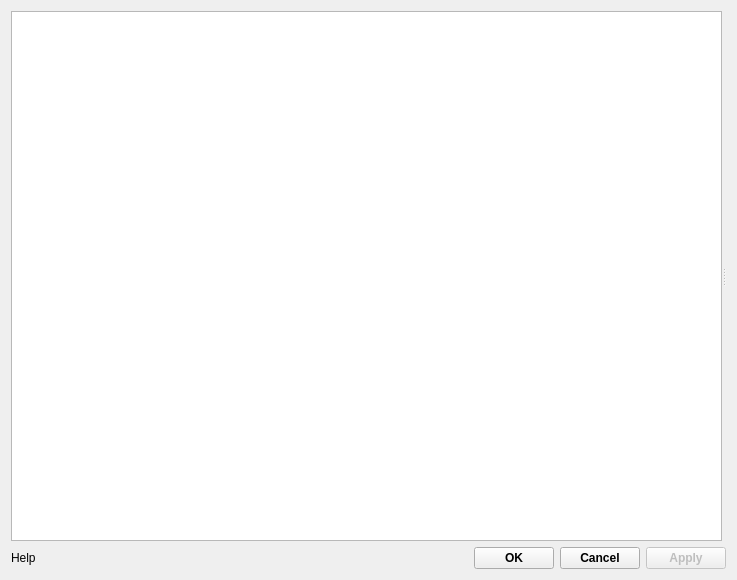
<?xml version="1.0" encoding="UTF-8"?>
<ui version="4.0">
 <class>ApplicationSettingsWidget</class>
 <widget class="QWidget" name="ApplicationSettingsWidget">
  <property name="geometry">
   <rect>
    <x>0</x>
    <y>0</y>
    <width>737</width>
    <height>580</height>
   </rect>
  </property>
  <property name="sizePolicy">
   <sizepolicy hsizetype="Preferred" vsizetype="Preferred">
    <horstretch>0</horstretch>
    <verstretch>0</verstretch>
   </sizepolicy>
  </property>
  <property name="windowTitle">
   <string>Application settings</string>
  </property>
  <layout class="QVBoxLayout" name="verticalLayout">
   <item>
    <layout class="QGridLayout" name="gridLayout">
     <item row="0" column="0" colspan="5">
      <widget class="QSplitter" name="splitter">
       <property name="orientation">
        <enum>Qt::Horizontal</enum>
       </property>
       <property name="childrenCollapsible">
        <bool>false</bool>
       </property>
       <widget class="QListWidget" name="propGroupsList">
        <property name="sizePolicy">
         <sizepolicy hsizetype="Fixed" vsizetype="Expanding">
          <horstretch>0</horstretch>
          <verstretch>0</verstretch>
         </sizepolicy>
        </property>
        <property name="maximumSize">
         <size>
          <width>811</width>
          <height>16777215</height>
         </size>
        </property>
        <property name="focusPolicy">
         <enum>Qt::ClickFocus</enum>
        </property>
        <property name="selectionRectVisible">
         <bool>false</bool>
        </property>
        <property name="currentRow">
         <number>-1</number>
        </property>
       </widget>
       <widget class="QStackedWidget" name="stackedWidget"/>
      </widget>
     </item>
     <item row="1" column="0">
      <widget class="QLabel" name="helpLabel">
       <property name="text">
        <string>Help</string>
       </property>
      </widget>
     </item>
     <item row="1" column="1">
      <spacer name="horizontalSpacer_2">
       <property name="orientation">
        <enum>Qt::Horizontal</enum>
       </property>
       <property name="sizeHint" stdset="0">
        <size>
         <width>40</width>
         <height>20</height>
        </size>
       </property>
      </spacer>
     </item>
     <item row="1" column="2">
      <widget class="QPushButton" name="okButton">
       <property name="sizePolicy">
        <sizepolicy hsizetype="Preferred" vsizetype="Fixed">
         <horstretch>0</horstretch>
         <verstretch>0</verstretch>
        </sizepolicy>
       </property>
       <property name="font">
        <font>
         <weight>75</weight>
         <bold>true</bold>
        </font>
       </property>
       <property name="text">
        <string>OK</string>
       </property>
      </widget>
     </item>
     <item row="1" column="3">
      <widget class="QPushButton" name="cancelButton">
       <property name="sizePolicy">
        <sizepolicy hsizetype="Preferred" vsizetype="Fixed">
         <horstretch>0</horstretch>
         <verstretch>0</verstretch>
        </sizepolicy>
       </property>
       <property name="font">
        <font>
         <weight>75</weight>
         <bold>true</bold>
        </font>
       </property>
       <property name="text">
        <string>Cancel</string>
       </property>
      </widget>
     </item>
     <item row="1" column="4">
      <widget class="QPushButton" name="applyButton">
       <property name="enabled">
        <bool>false</bool>
       </property>
       <property name="font">
        <font>
         <weight>75</weight>
         <bold>true</bold>
        </font>
       </property>
       <property name="text">
        <string>Apply</string>
       </property>
      </widget>
     </item>
    </layout>
   </item>
  </layout>
 </widget>
 <tabstops>
  <tabstop>propGroupsList</tabstop>
  <tabstop>okButton</tabstop>
  <tabstop>cancelButton</tabstop>
  <tabstop>applyButton</tabstop>
 </tabstops>
 <resources/>
 <connections/>
</ui>
